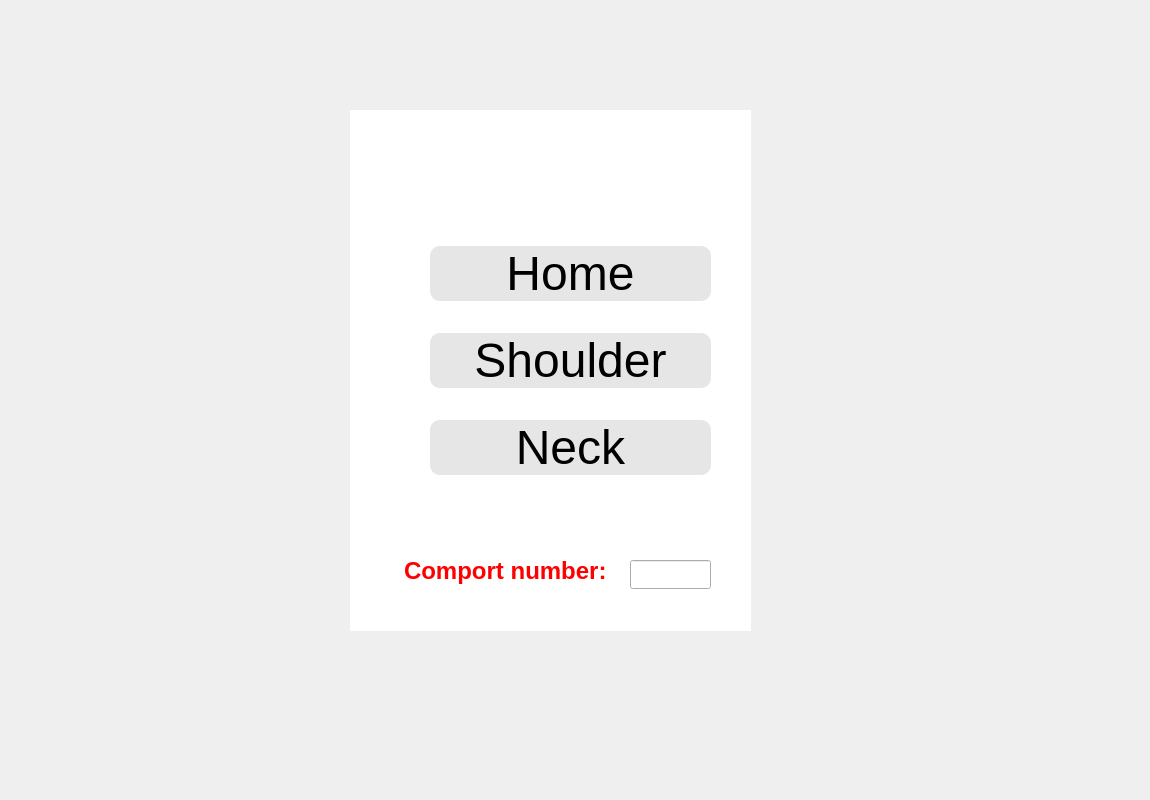
<?xml version="1.0" encoding="UTF-8"?>
<ui version="4.0">
 <class>Dialog</class>
 <widget class="QDialog" name="Dialog">
  <property name="geometry">
   <rect>
    <x>0</x>
    <y>0</y>
    <width>1150</width>
    <height>800</height>
   </rect>
  </property>
  <property name="windowTitle">
   <string>Dialog</string>
  </property>
  <widget class="QWidget" name="widget" native="true">
   <property name="geometry">
    <rect>
     <x>350</x>
     <y>110</y>
     <width>401</width>
     <height>521</height>
    </rect>
   </property>
   <property name="font">
    <font>
     <pointsize>36</pointsize>
    </font>
   </property>
   <property name="autoFillBackground">
    <bool>false</bool>
   </property>
   <property name="styleSheet">
    <string notr="true">QWidget#widget{
background-color: qlineargradient(spread:pad, x1:0, y1:0, x2:1, y2:1, stop:0 rgba(255, 255, 255, 255), stop:1 rgba(255, 255, 255, 255));}</string>
   </property>
   <widget class="QLineEdit" name="comprt">
    <property name="geometry">
     <rect>
      <x>280</x>
      <y>450</y>
      <width>81</width>
      <height>29</height>
     </rect>
    </property>
    <property name="font">
     <font>
      <pointsize>14</pointsize>
     </font>
    </property>
    <property name="styleSheet">
     <string notr="true"/>
    </property>
    <property name="text">
     <string/>
    </property>
   </widget>
   <widget class="QLabel" name="label">
    <property name="geometry">
     <rect>
      <x>54</x>
      <y>440</y>
      <width>211</width>
      <height>41</height>
     </rect>
    </property>
    <property name="font">
     <font>
      <pointsize>18</pointsize>
      <weight>75</weight>
      <bold>true</bold>
     </font>
    </property>
    <property name="styleSheet">
     <string notr="true">color: rgb(255, 0, 0);</string>
    </property>
    <property name="text">
     <string>Comport number:</string>
    </property>
   </widget>
   <widget class="QWidget" name="layoutWidget">
    <property name="geometry">
     <rect>
      <x>80</x>
      <y>110</y>
      <width>281</width>
      <height>281</height>
     </rect>
    </property>
    <layout class="QVBoxLayout" name="verticalLayout">
     <item>
      <widget class="QPushButton" name="home2">
       <property name="styleSheet">
        <string notr="true">QPushButton{
border-radius:10px;
font: 18pt &quot;MS Shell Dlg 2&quot;;
background-color: rgb(230, 230, 230);
}
QPushButton:hover{
background-color: rgb(230, 230, 200);
}
QPushButton:pressed{
background-color: rgb(230, 230, 150);
}</string>
       </property>
       <property name="text">
        <string>Home</string>
       </property>
      </widget>
     </item>
     <item>
      <widget class="QPushButton" name="shoulder">
       <property name="styleSheet">
        <string notr="true">QPushButton{
border-radius:10px;
font: 18pt &quot;MS Shell Dlg 2&quot;;
background-color: rgb(230, 230, 230);
}
QPushButton:hover{
background-color: rgb(230, 230, 200);
}
QPushButton:pressed{
background-color: rgb(230, 230, 150);
}</string>
       </property>
       <property name="text">
        <string>Shoulder</string>
       </property>
      </widget>
     </item>
     <item>
      <widget class="QPushButton" name="neck">
       <property name="styleSheet">
        <string notr="true">QPushButton{
border-radius:10px;
font: 18pt &quot;MS Shell Dlg 2&quot;;
background-color: rgb(230, 230, 230);
}
QPushButton:hover{
background-color: rgb(230, 230, 200);
}
QPushButton:pressed{
background-color: rgb(230, 230, 150);
}</string>
       </property>
       <property name="text">
        <string>Neck</string>
       </property>
      </widget>
     </item>
    </layout>
   </widget>
  </widget>
 </widget>
 <resources/>
 <connections/>
</ui>
